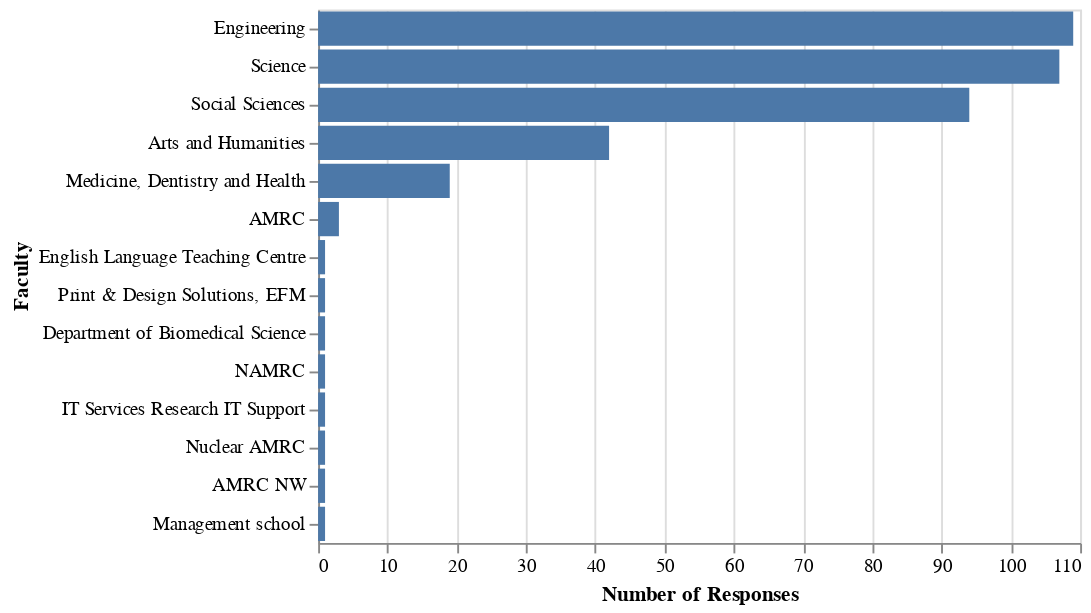

Notebook code cell kept with this figure:
### Markdown cell above
# In which faculty are you based?

### Code cell
alt.Chart(sheffield_df).mark_bar().encode(
    x=alt.X('count(faculty):Q', axis=alt.Axis(title='Number of Responses')),
    y=alt.Y('faculty:N', sort='-x', axis=alt.Axis(title='Faculty'))
)

### Figure 1 — Vega-Lite specification as saved in the notebook (floating-point values rounded to 4 significant figures; data arrays with more than 128 entries replaced by an {"elided": "..."} marker saying what was removed)
{"config": {"view": {"continuousWidth": 400, "continuousHeight": 300}}, "data": {"name": "data-8e4d11bdbc4dbc1585162fcfa322f4d2"}, "mark": "bar", "encoding": {"x": {"type": "quantitative", "aggregate": "count", "axis": {"title": "Number of Responses"}, "field": "faculty"}, "y": {"type": "nominal", "axis": {"title": "Faculty"}, "field": "faculty", "sort": "-x"}}, "$schema": "https://vega.github.io/schema/vega-lite/v4.8.1.json", "datasets": {"data-8e4d11bdbc4dbc1585162fcfa322f4d2": {"elided": "382 records"}}}
